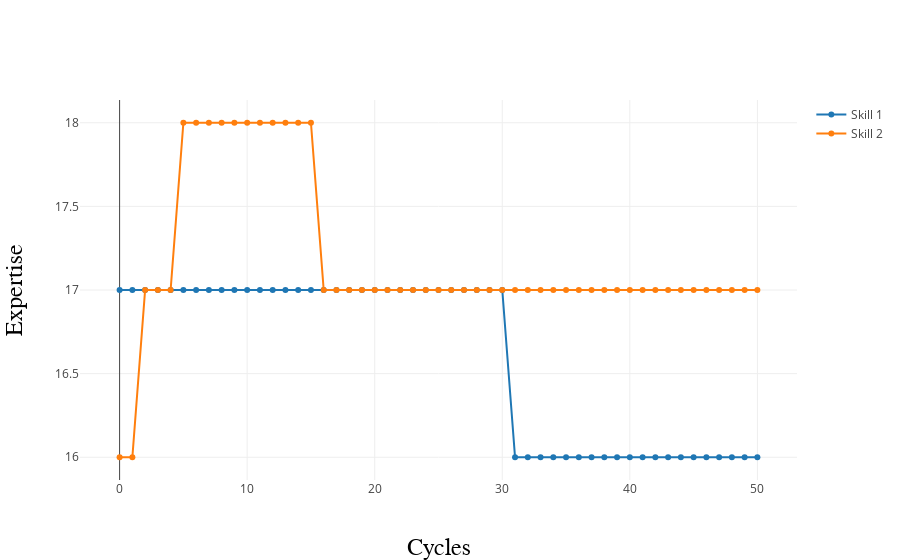

The notebook cell this image was saved under:
### Code cell
my_workplace.plot_skills(my_workplace.agents[1])

### Figure 1 — Plotly figure (JSON) as saved in the notebook; plotly's stock layout.template omitted (floating-point values rounded to 4 significant figures)
{"data": [{"mode": "lines+markers", "name": "Skill 1", "type": "scatter", "uid": "1ff4e417-4593-457c-9d23-696a8c2b91a8", "x": [0, 1, 2, 3, 4, 5, 6, 7, 8, 9, 10, 11, 12, 13, 14, 15, 16, 17, 18, 19, 20, 21, 22, 23, 24, 25, 26, 27, 28, 29, 30, 31, 32, 33, 34, 35, 36, 37, 38, 39, 40, 41, 42, 43, 44, 45, 46, 47, 48, 49, 50], "y": [17, 17, 17, 17, 17, 17, 17, 17, 17, 17, 17, 17, 17, 17, 17, 17, 17, 17, 17, 17, 17, 17, 17, 17, 17, 17, 17, 17, 17, 17, 17, 16, 16, 16, 16, 16, 16, 16, 16, 16, 16, 16, 16, 16, 16, 16, 16, 16, 16, 16, 16]}, {"mode": "lines+markers", "name": "Skill 2", "type": "scatter", "uid": "a38d3fcf-80ed-45eb-85f1-50cdec32c867", "x": [0, 1, 2, 3, 4, 5, 6, 7, 8, 9, 10, 11, 12, 13, 14, 15, 16, 17, 18, 19, 20, 21, 22, 23, 24, 25, 26, 27, 28, 29, 30, 31, 32, 33, 34, 35, 36, 37, 38, 39, 40, 41, 42, 43, 44, 45, 46, 47, 48, 49, 50], "y": [16, 16, 17, 17, 17, 18, 18, 18, 18, 18, 18, 18, 18, 18, 18, 18, 17, 17, 17, 17, 17, 17, 17, 17, 17, 17, 17, 17, 17, 17, 17, 17, 17, 17, 17, 17, 17, 17, 17, 17, 17, 17, 17, 17, 17, 17, 17, 17, 17, 17, 17]}], "layout": {"xaxis": {"title": "Cycles", "titlefont": {"color": "black", "family": "Arial, sans-serif", "size": 24}}, "yaxis": {"title": "Expertise", "titlefont": {"color": "black", "family": "Arial, sans-serif", "size": 24}}}}
